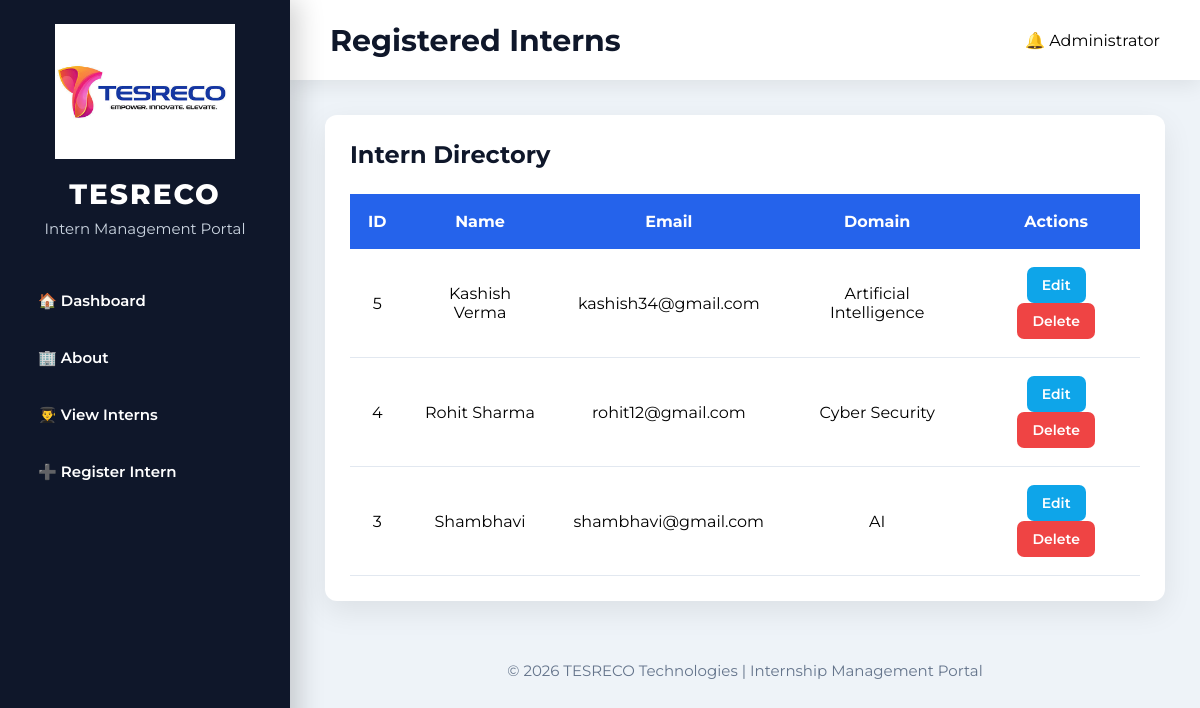
/view-interns, run on an earlier commit of the app's database.
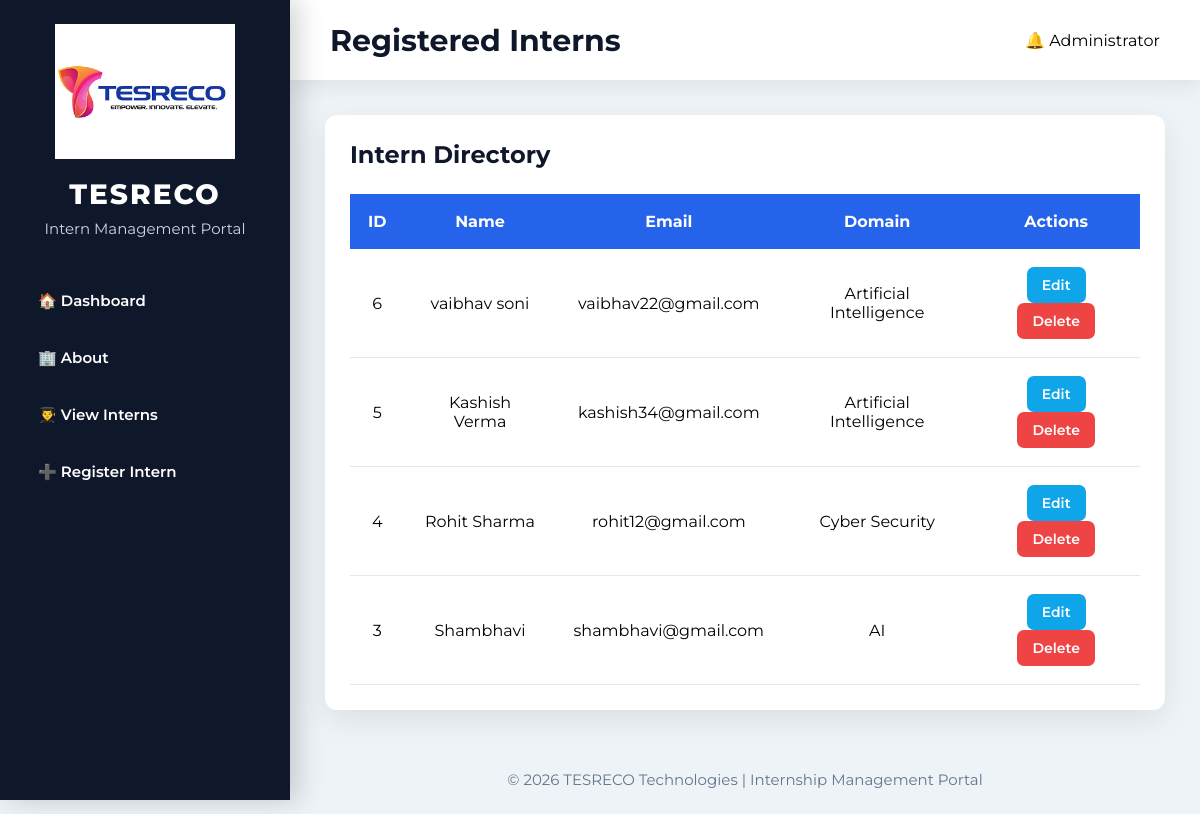
And on a later commit of the database.
### tables this page shows
CREATE TABLE interns(

    id INTEGER PRIMARY KEY AUTOINCREMENT,

    name TEXT NOT NULL,

    email TEXT NOT NULL UNIQUE,

    domain TEXT NOT NULL

, mentor_id INTEGER);

### app.py (the view)
@app.route("/view-interns")
def view_interns_page():
    conn = get_db_connection()
    cursor = conn.cursor()
    cursor.execute(
        """
        SELECT interns.id, interns.name, interns.email, interns.domain,
               mentors.name AS mentor_name
        FROM interns
        LEFT JOIN mentors ON interns.mentor_id = mentors.mentor_id
        ORDER BY interns.id DESC
        """
    )
    interns = cursor.fetchall()
    conn.close()
    return render_template("view_interns.html", interns=interns)

### app.py (called while the page is built)
def get_db_connection():
    conn = sqlite3.connect(DB_NAME)
    conn.row_factory = sqlite3.Row
    conn.execute("PRAGMA foreign_keys = ON")
    return conn

### templates/view_interns.html (shortened to what this page needs)
<!DOCTYPE html>
<html lang="en">
<head>
    <link rel="stylesheet"
          href="{{ url_for('static', filename='style.css') }}">
</head>
<body>
<div class="sidebar">
    <div class="logo">
        <img src="{{ url_for('static', filename='logo.jpg') }}" alt="TESRECO">
        <h2>TESRECO</h2>
        <p>Intern Management Portal</p>
    </div>
    <ul>
        <li><a href="/">🏠 Dashboard</a></li>
        <li><a href="/about">🏢 About</a></li>
        <li><a href="/view-interns">👨‍🎓 View Interns</a></li>
        <li><a href="/add-intern">➕ Register Intern</a></li>
    </ul>
</div>
<div class="main">
    <div class="topbar">
        <h1>Registered Interns</h1>
        <div class="profile">
            🔔 Administrator
        </div>
    </div>
    <div class="table-container">
        <h2 style="margin-bottom:25px;color:#0F172A;">
            Intern Directory
        </h2>
        <table>
            <thead>
                <tr>
                    <th>ID</th>
                    <th>Name</th>
                    <th>Email</th>
                    <th>Domain</th>
                    <th>Actions</th>
                </tr>
            </thead>
            <tbody>
                {% for intern in interns %}
                <tr>
                    <td>{{ intern[0] }}</td>
                    <td>{{ intern[1] }}</td>
                    <td>{{ intern[2] }}</td>
                    <td>{{ intern[3] }}</td>
                    <td>
                        <a class="btn edit"
                           href="/edit-intern/{{ intern[0] }}">
                           Edit
                        </a>
                        <a class="btn delete"
                           href="/delete-intern/{{ intern[0] }}">
                           Delete
                        </a>
                    </td>
                </tr>
                {% endfor %}
            </tbody>
        </table>
    </div>
    <div class="footer">
        © 2026 TESRECO Technologies | Internship Management Portal
    </div>
</div>
</body>
</html>

### static/style.css (style rules this page uses)
* { margin:0; padding:0; box-sizing:border-box; font-family:'Montserrat',sans-serif; }
html { scroll-behavior:smooth; }
body { background:#eef3f8; display:flex; min-height:100vh; overflow-x:hidden; }
.sidebar { width:290px; height:100vh; position:fixed; left:0; top:0; background:#0F172A; color:white; box-shadow:8px 0 25px rgba(0,0,0,.18); display:flex; flex-direction:column; align-items:center; }
.logo { width:100%; text-align:center; padding:35px 20px; }
.logo img { width:220px; height:auto; border:none; border-radius:0; object-fit:contain; background:none; box-shadow:none; }
.logo h2 { margin-top:20px; font-size:32px; font-weight:800; letter-spacing:2px; }
.logo p { margin-top:8px; color:#CBD5E1; font-size:15px; }
.sidebar ul { list-style:none; width:100%; margin-top:25px; }
.sidebar ul li { margin:12px 20px; }
.sidebar ul li a { display:flex; align-items:center; gap:18px; padding:16px 22px; color:white; text-decoration:none; font-size:17px; font-weight:600; border-radius:14px; transition:.35s; }
.main { margin-left:290px; width:calc(100% - 290px); }
.topbar { height:80px; background:white; display:flex; justify-content:space-between; align-items:center; padding:0 40px; box-shadow:0 5px 20px rgba(0,0,0,.08); }
.topbar h1 { font-size:30px; color:#0F172A; font-weight:700; }
.profile { display:flex; align-items:center; gap:18px; }
.table-container { margin:35px; background:white; border-radius:20px; padding:25px; box-shadow:0 10px 30px rgba(0,0,0,.08); overflow-x:auto; }
table { width:100%; border-collapse:collapse; }
table th { background:#2563EB; color:white; padding:18px; font-size:16px; }
table td { padding:18px; text-align:center; border-bottom:1px solid #E2E8F0; }
.btn { display:inline-block; padding:10px 18px; border-radius:8px; text-decoration:none; color:white; font-weight:600; transition:.3s; }
.edit { background:#0EA5E9; }
.delete { background:#EF4444; }
.footer { text-align:center; padding:25px; color:#64748B; font-size:15px; }
.sidebar ul li a { border-radius:10px; padding:13px 18px; font-size:15px; }
.sidebar ul { margin-top:10px; }
.logo { padding:24px 18px 18px; }
.logo img { width:180px; }
.logo h2 { margin-top:14px; font-size:28px; }
.table-container { border-radius:12px; }
.table-container table { min-width:760px; }
.btn { border-radius:7px; font-size:14px; padding:9px 15px; }

What changed in the data, as far as the page shows it:
added interns: id "6", name "vaibhav soni", email "vaibhav22@gmail.com", domain "Artificial Intelligence"
